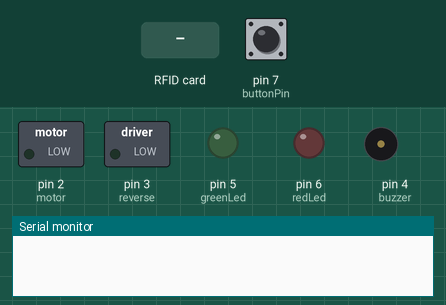
Recording of a sketch running on a simulated Arduino Uno, built with avr-gcc and run on an emulated ATmega328P. On the bench: switched loads named in the sketch (green lamp = pin HIGH), output pins drawn as LEDs (lit = HIGH), buzzer (waves = sounding, pin HIGH), the last lines printed to the serial monitor. Dashed ring = blinking. Inputs (shaded band) come from the test bench; at power-on: pin 7 (buttonPin) LOW. Pins used as bus, display or sensor lines are not drawn.

Above: at 1.2 s.
1.3 s: pin 7 (buttonPin) pulled HIGH for 0.15 s
At 2.0 s:
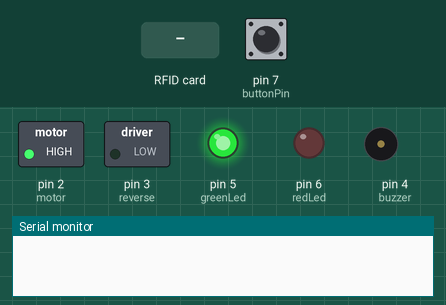
4.3 s: RFID card 59 26 E9 A9 held to the reader
At 4.43 s:
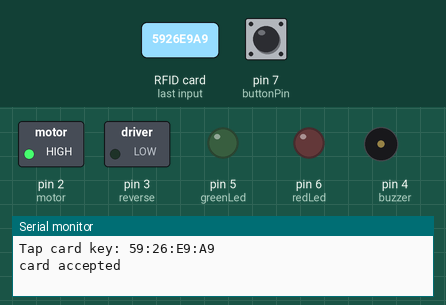
6.0 s: RFID card F2 71 5A D3 held to the reader
At 6.9 s:
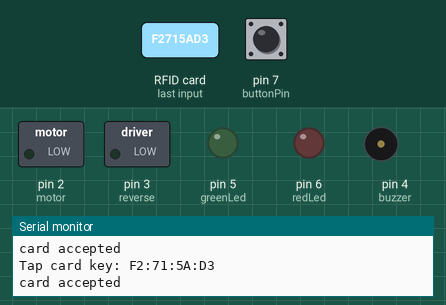
7.5 s: pin 7 (buttonPin) pulled HIGH for 1 s
At 7.67 s:
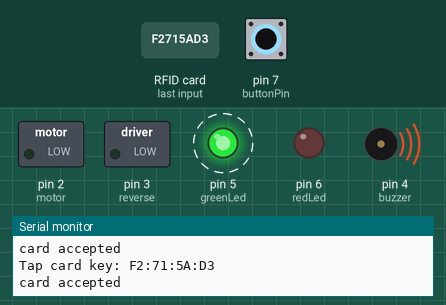
10.5 s: pin 7 (buttonPin) pulled HIGH for 3.2 s
At 11.47 s:
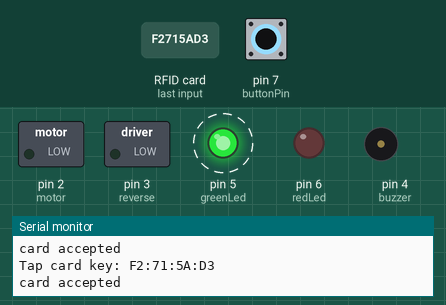
15.2 s: RFID card 09 C4 E4 2A held to the reader
At 15.8 s:
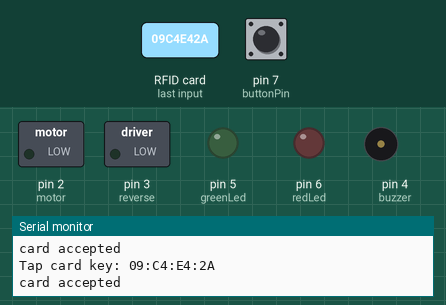
Timing chart, 0 to 17.7 s (numbered marks = the images above; inputs shaded):
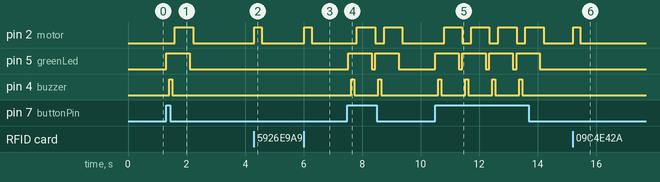

Measured:
- after the input at 1.3 s, pin 2 (motor): LOW → HIGH after 0.30 s, → LOW 0.63 s later; pin 5 (greenLed): LOW → HIGH at once, → LOW 0.80 s later; pin 4 (buzzer): LOW → HIGH after 0.10 s, → LOW 0.10 s later
- after the input at 4.3 s, pin 2 (motor): LOW → HIGH at once, → LOW 0.25 s later
- after the input at 6.0 s, pin 2 (motor): LOW → HIGH at once, → LOW 0.25 s later
- after the input at 7.5 s, pin 2 (motor): alternates HIGH for 0.63 s and LOW for 0.30 s, starting after 0.32 s; pin 5 (greenLed): alternates HIGH for 0.80 s and LOW for 0.13 s, starting at once; pin 4 (buzzer): alternates HIGH for 0.10 s and LOW for 0.83 s, 4 changes in all, then stays LOW, starting after 0.12 s
- after the input at 10.5 s, pin 2 (motor): alternates HIGH for 0.63 s and LOW for 0.30 s, starting after 0.30 s; pin 5 (greenLed): alternates HIGH for 0.80 s and LOW for 0.13 s, starting at once; pin 4 (buzzer): alternates HIGH for 0.10 s and LOW for 0.83 s, 8 changes in all, then stays LOW, starting after 0.10 s
- after the input at 15.2 s, pin 2 (motor): LOW → HIGH at once, → LOW 0.25 s later

The sketch:

edo_1_with_keypad.ino
```cpp
  #include <Keypad.h>

#include "SPI.h"

#include "MFRC522.h"

#define SS_PIN 10

#define RST_PIN 9

int m=0,n=0;


//


MFRC522 rfid(SS_PIN, RST_PIN);

MFRC522::MIFARE_Key key;


const int buttonPin = 7;
const int buttonPinb = 8;
int motor = 2;
int reverse = 3;
int greenLed = 5;                               //Green led
int redLed = 6;                                 //Red led
int buzzer = 4;                                 //Buzzer
const byte rows = 4;    //rows
const byte columns = 4; //columns
char correctPassword[4] = {'1', '3', '7', '9'}; //Correct password
char enteredPassword[9];                        //Entered password on keypad
char charKey;                                   //Key on keypad
int i = 0;
int val = 0;
char keypad[4][4] =                             //Keypad array
{
  {'1', '2', '3', 'A'},
  {'4', '5', '6', 'B'},
  {'7', '8', '9', 'C'},
  {'*', '0', '#', 'D'}
};
byte rowsPins[4] = {A0, A1, A2, A3};//Rows pins
byte columnspPins[4] = {A4, A5, 2, 3};//Columns pins
Keypad kpad = Keypad(makeKeymap(keypad),
rowsPins, columnspPins, 4, 4);
void setup() {

Serial.begin(9600);

SPI.begin();

rfid.PCD_Init();

  pinMode(greenLed, OUTPUT);
  pinMode(buzzer, OUTPUT);
  pinMode(redLed, OUTPUT);
  pinMode(motor, OUTPUT);
  pinMode(reverse, OUTPUT);

  pinMode(buttonPin, INPUT);
  pinMode(buttonPinb, INPUT);

}

void loop() {
    if (charKey == '#')
{
digitalWrite(greenLed, HIGH);
delay(100);
digitalWrite(buzzer, HIGH);
delay(100);
digitalWrite(buzzer, LOW);
delay(100);
digitalWrite(reverse, HIGH);
delay(500);
digitalWrite(greenLed, LOW);
delay(100);
digitalWrite(reverse, LOW);
delay(500);
}
else {
digitalWrite(motor, LOW);
}
val = digitalRead(buttonPin);// cloase
if (val == HIGH)
{
digitalWrite(greenLed, HIGH);
delay(100);
digitalWrite(buzzer, HIGH);
delay(100);
digitalWrite(buzzer, LOW);
delay(100);
digitalWrite(motor, HIGH);
delay(500);
digitalWrite(greenLed, LOW);
delay(100);
}
  else {
digitalWrite(motor, LOW);
}
if (charKey)
{
enteredPassword[i++] = charKey;
digitalWrite(buzzer, HIGH);
delay(100);
digitalWrite(buzzer, LOW);
}
if (i == 8)
{
delay(200);
char correctPassword[8] = {'A', 'B', 'A', 'B', '2', '3', '2', '3'};//Correct password
if ((strncmp(enteredPassword, correctPassword, 9) == 0))
{
digitalWrite(greenLed, HIGH);
digitalWrite(redLed, LOW);
digitalWrite(motor, HIGH);
digitalWrite(buzzer, HIGH);
delay(100);
digitalWrite(buzzer, LOW);
delay(100);
digitalWrite(buzzer, HIGH);
delay(100);
digitalWrite(buzzer, LOW);
delay(1000);
digitalWrite(motor, LOW);
i = 0;
}
else
{
digitalWrite(greenLed, LOW);
digitalWrite(redLed, HIGH);
digitalWrite(reverse, HIGH);
digitalWrite(buzzer, HIGH);
delay(1000);
digitalWrite(buzzer, LOW);
delay(1000);
digitalWrite(reverse, LOW);
i = 0;
}
}


    {

if (!rfid.PICC_IsNewCardPresent() || !rfid.PICC_ReadCardSerial())

return;

 // Serial.print(F("PICC type: "));

 MFRC522::PICC_Type piccType = rfid.PICC_GetType(rfid.uid.sak);

// Serial.println(rfid.PICC_GetTypeName(piccType));

// Check is the PICC of Classic MIFARE type

if (piccType != MFRC522::PICC_TYPE_MIFARE_MINI &&

piccType != MFRC522::PICC_TYPE_MIFARE_1K &&

piccType != MFRC522::PICC_TYPE_MIFARE_4K) {

Serial.println(F("Your tag is not of type MIFARE Classic."));

return;

}

String strID = "";

for (byte i = 0; i < 4; i++) {

strID +=

(rfid.uid.uidByte[i] < 0x10 ? "0" : "") +

String(rfid.uid.uidByte[i], HEX) +

(i!=3 ? ":" : "");

}

strID.toUpperCase();

Serial.print("Tap card key: ");

Serial.println(strID);

if(strID.indexOf("59:26:E9:A9")>=0)

{

Serial.println("card accepted");

digitalWrite(motor,HIGH);
delay(250);

digitalWrite(motor,LOW);


}

else

{
  digitalWrite(motor, LOW);

}


        if(strID.indexOf("F2:71:5A:D3")>=0)

{

Serial.println("card accepted");

digitalWrite(motor,HIGH);
delay(250);

digitalWrite(motor,LOW);


}

else

{
  digitalWrite(motor, LOW);

}
if(strID.indexOf("09:C4:E4:2A")>=0)

{

Serial.println("card accepted");

digitalWrite(motor,HIGH);
delay(250);

digitalWrite(motor,LOW);


}

else

{
digitalWrite(motor, LOW);
}


if(strID.indexOf("1E:F5:0B:FA")>=0)

{

Serial.println("card accepted");
digitalWrite(motor,HIGH);
delay(250);

digitalWrite(motor,LOW);


//8motor 3reverse 6redled 5greenled 4buzzer

}

else

{

  digitalWrite(motor, LOW);
}

rfid.PICC_HaltA();
rfid.PCD_StopCrypto1();

}


}
```
